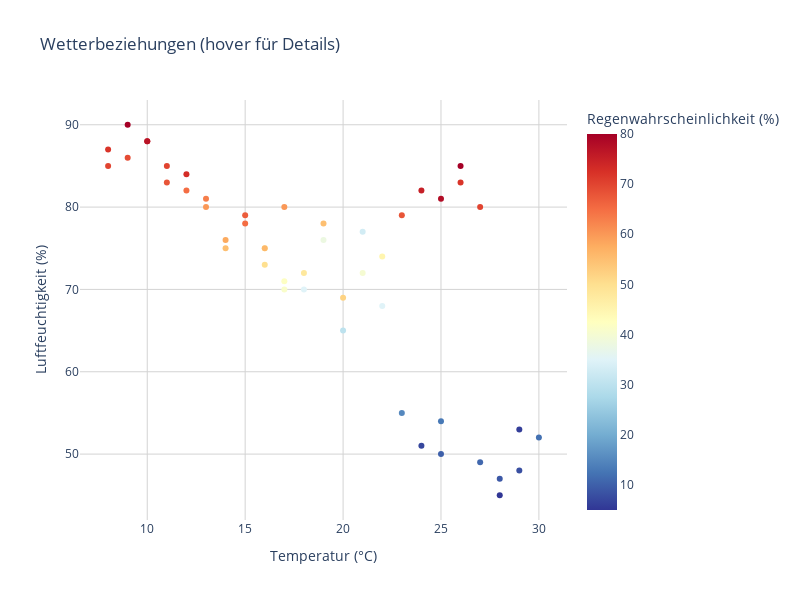
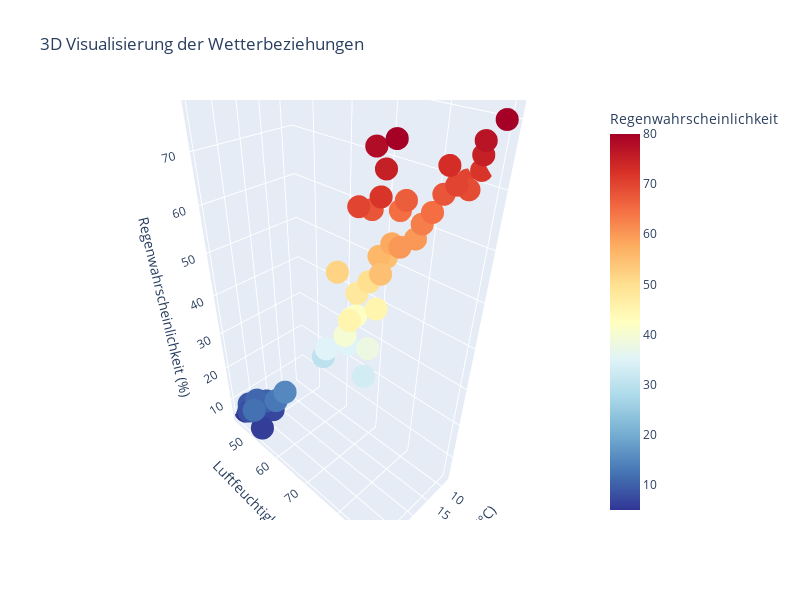

The cell these charts' notebook holds for them, in order:
### Code cell
# Interaktiver Scatter Plot
fig = px.scatter(df, 
                x='Temperatur', 
                y='Luftfeuchtigkeit',
                color='Regenwahrscheinlichkeit',
                #size=5,#'Regenwahrscheinlichkeit',  # Größe der Punkte
                color_continuous_scale='RdYlBu_r',  # Farbskala: Rot für hohe Werte
                title='Wetterbeziehungen (hover für Details)',
                labels={
                    'Temperatur': 'Temperatur (°C)',
                    'Luftfeuchtigkeit': 'Luftfeuchtigkeit (%)',
                    'Regenwahrscheinlichkeit': 'Regenwahrscheinlichkeit (%)'
                })

# Layout anpassen
fig.update_traces(hovertemplate="""
    Temperatur: %{x}°C<br>
    Luftfeuchtigkeit: %{y}%<br>
    Regenwahrscheinlichkeit: %{marker.color}%
    <extra></extra>
""")

fig.update_layout(
    plot_bgcolor='white',
    width=800,
    height=600
)

# Gitterlinien hinzufügen
fig.update_xaxes(showgrid=True, gridwidth=1, gridcolor='LightGray')
fig.update_yaxes(showgrid=True, gridwidth=1, gridcolor='LightGray')

fig.show()

# 3D Plot
fig_3d = px.scatter_3d(df,
                       x='Temperatur',
                       y='Luftfeuchtigkeit',
                       z='Regenwahrscheinlichkeit',
                       color='Regenwahrscheinlichkeit',
                       color_continuous_scale='RdYlBu_r',
                       title='3D Visualisierung der Wetterbeziehungen')

fig_3d.update_layout(
    scene = dict(
        xaxis_title='Temperatur (°C)',
        yaxis_title='Luftfeuchtigkeit (%)',
        zaxis_title='Regenwahrscheinlichkeit (%)'
    ),
    width=800,
    height=600
)

fig_3d.show()

### Figure 1 — Plotly figure (JSON) as saved in the notebook; plotly's stock layout.template omitted (floating-point values rounded to 4 significant figures)
{"data": [{"hovertemplate": "\n    Temperatur: %{x}°C<br>\n    Luftfeuchtigkeit: %{y}%<br>\n    Regenwahrscheinlichkeit: %{marker.color}%\n    <extra></extra>\n", "legendgroup": "", "marker": {"color": [70, 75, 65, 60, 55, 65, 70, 80, 72, 68, 63, 58, 67, 73, 77, 69, 45, 35, 30, 40, 55, 60, 35, 50, 42, 38, 52, 45, 33, 48, 56, 41, 15, 10, 5, 75, 80, 8, 70, 12, 7, 72, 9, 78, 11, 6, 68, 13], "coloraxis": "coloraxis", "symbol": "circle"}, "mode": "markers", "name": "", "orientation": "v", "showlegend": false, "type": "scatter", "x": [8, 10, 12, 13, 14, 15, 11, 9, 8, 11, 13, 14, 15, 12, 10, 9, 16, 18, 20, 21, 19, 17, 22, 16, 17, 19, 20, 22, 21, 18, 16, 17, 23, 25, 28, 24, 26, 29, 27, 30, 24, 26, 28, 25, 27, 29, 23, 25], "xaxis": "x", "y": [85, 88, 82, 80, 75, 78, 85, 90, 87, 83, 81, 76, 79, 84, 88, 86, 75, 70, 65, 72, 78, 80, 68, 73, 71, 76, 69, 74, 77, 72, 75, 70, 55, 50, 45, 82, 85, 48, 80, 52, 51, 83, 47, 81, 49, 53, 79, 54], "yaxis": "y"}], "layout": {"coloraxis": {"colorbar": {"title": {"text": "Regenwahrscheinlichkeit (%)"}}, "colorscale": [[0, "rgb(49,54,149)"], [0.1, "rgb(69,117,180)"], [0.2, "rgb(116,173,209)"], [0.3, "rgb(171,217,233)"], [0.4, "rgb(224,243,248)"], [0.5, "rgb(255,255,191)"], [0.6, "rgb(254,224,144)"], [0.7, "rgb(253,174,97)"], [0.8, "rgb(244,109,67)"], [0.9, "rgb(215,48,39)"], [1, "rgb(165,0,38)"]]}, "height": 600, "legend": {"tracegroupgap": 0}, "plot_bgcolor": "white", "title": {"text": "Wetterbeziehungen (hover für Details)"}, "width": 800, "xaxis": {"anchor": "y", "domain": [0, 1], "gridcolor": "LightGray", "gridwidth": 1, "showgrid": true, "title": {"text": "Temperatur (°C)"}}, "yaxis": {"anchor": "x", "domain": [0, 1], "gridcolor": "LightGray", "gridwidth": 1, "showgrid": true, "title": {"text": "Luftfeuchtigkeit (%)"}}}}

### Figure 2 — Plotly figure (JSON) as saved in the notebook; plotly's stock layout.template omitted (floating-point values rounded to 4 significant figures)
{"data": [{"hovertemplate": "Temperatur=%{x}<br>Luftfeuchtigkeit=%{y}<br>Regenwahrscheinlichkeit=%{marker.color}<extra></extra>", "legendgroup": "", "marker": {"color": [70, 75, 65, 60, 55, 65, 70, 80, 72, 68, 63, 58, 67, 73, 77, 69, 45, 35, 30, 40, 55, 60, 35, 50, 42, 38, 52, 45, 33, 48, 56, 41, 15, 10, 5, 75, 80, 8, 70, 12, 7, 72, 9, 78, 11, 6, 68, 13], "coloraxis": "coloraxis", "symbol": "circle"}, "mode": "markers", "name": "", "scene": "scene", "showlegend": false, "type": "scatter3d", "x": [8, 10, 12, 13, 14, 15, 11, 9, 8, 11, 13, 14, 15, 12, 10, 9, 16, 18, 20, 21, 19, 17, 22, 16, 17, 19, 20, 22, 21, 18, 16, 17, 23, 25, 28, 24, 26, 29, 27, 30, 24, 26, 28, 25, 27, 29, 23, 25], "y": [85, 88, 82, 80, 75, 78, 85, 90, 87, 83, 81, 76, 79, 84, 88, 86, 75, 70, 65, 72, 78, 80, 68, 73, 71, 76, 69, 74, 77, 72, 75, 70, 55, 50, 45, 82, 85, 48, 80, 52, 51, 83, 47, 81, 49, 53, 79, 54], "z": [70, 75, 65, 60, 55, 65, 70, 80, 72, 68, 63, 58, 67, 73, 77, 69, 45, 35, 30, 40, 55, 60, 35, 50, 42, 38, 52, 45, 33, 48, 56, 41, 15, 10, 5, 75, 80, 8, 70, 12, 7, 72, 9, 78, 11, 6, 68, 13]}], "layout": {"coloraxis": {"colorbar": {"title": {"text": "Regenwahrscheinlichkeit"}}, "colorscale": [[0, "rgb(49,54,149)"], [0.1, "rgb(69,117,180)"], [0.2, "rgb(116,173,209)"], [0.3, "rgb(171,217,233)"], [0.4, "rgb(224,243,248)"], [0.5, "rgb(255,255,191)"], [0.6, "rgb(254,224,144)"], [0.7, "rgb(253,174,97)"], [0.8, "rgb(244,109,67)"], [0.9, "rgb(215,48,39)"], [1, "rgb(165,0,38)"]]}, "height": 600, "legend": {"tracegroupgap": 0}, "scene": {"domain": {"x": [0, 1], "y": [0, 1]}, "xaxis": {"title": {"text": "Temperatur (°C)"}}, "yaxis": {"title": {"text": "Luftfeuchtigkeit (%)"}}, "zaxis": {"title": {"text": "Regenwahrscheinlichkeit (%)"}}}, "title": {"text": "3D Visualisierung der Wetterbeziehungen"}, "width": 800}}
